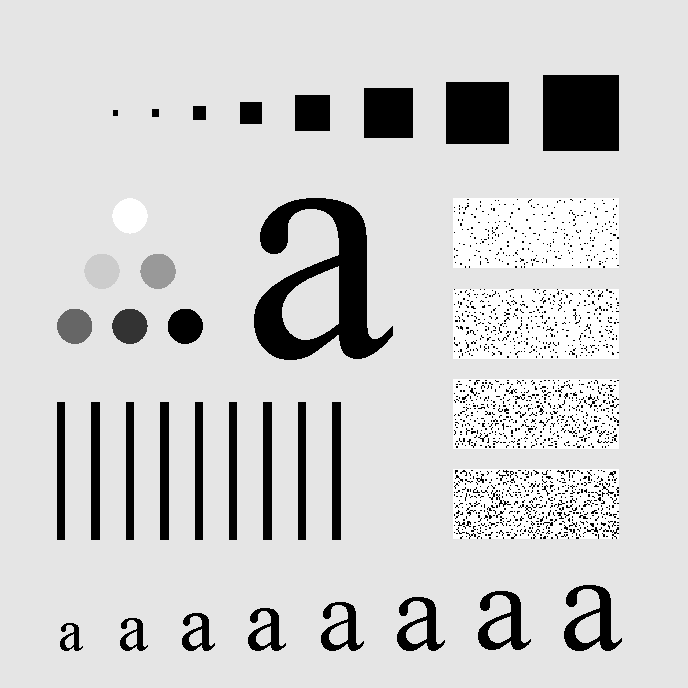
#> input picture PDI_TP3/Fig0448(a)(characters_test_pattern).tif, 688 x 688 px
$ jupyter execute Tp3-1.ipynb
#> lines starting #> are read from the running program, lines starting #| are printed output that depends on the picture
[cell 1]
# --- Filtros Pasa Bajos Promedio en JupyterLite ---
import matplotlib.pyplot as plt
from PIL import Image
import numpy as np
from scipy.signal import convolve2d

# Cargar la imagen original
I = Image.open("Fig0448(a)(characters_test_pattern).tif").convert("L")
#> I is the input picture: PIL image 688x688 L; min 0, max 255, mean 207.3
I = np.array(I, dtype=float) / 255.0  # Normalizar
#> I: shape (688, 688) float64

# Definir los tamaños de máscara
mask_sizes = [3, 5, 9, 15, 25, 35, 45, 55]

# Crear función de filtro promedio
def filtro_promedio(img, n):
    kernel = np.ones((n, n)) / (n * n)
    return convolve2d(img, kernel, mode='same', boundary='symm')

# Mostrar resultados
plt.figure(figsize=(16, 8))
plt.suptitle("Filtros Pasa Bajos Promedio", fontsize=16)

# Imagen original
plt.subplot(2, 4, 1)
plt.imshow(I, cmap='gray')
plt.title("Original")
plt.axis('off')

# Aplicar los filtros y mostrar
for i, n in enumerate(mask_sizes[:7], start=2):
    filtrada = filtro_promedio(I, n)
    plt.subplot(2, 4, i)
    plt.imshow(filtrada, cmap='gray')
    plt.title(f"Máscara {n}x{n}")
    plt.axis('off')
#> this loop made 7 passes
#> pass 1, `filtrada = filtro_promedio(I, n)`:
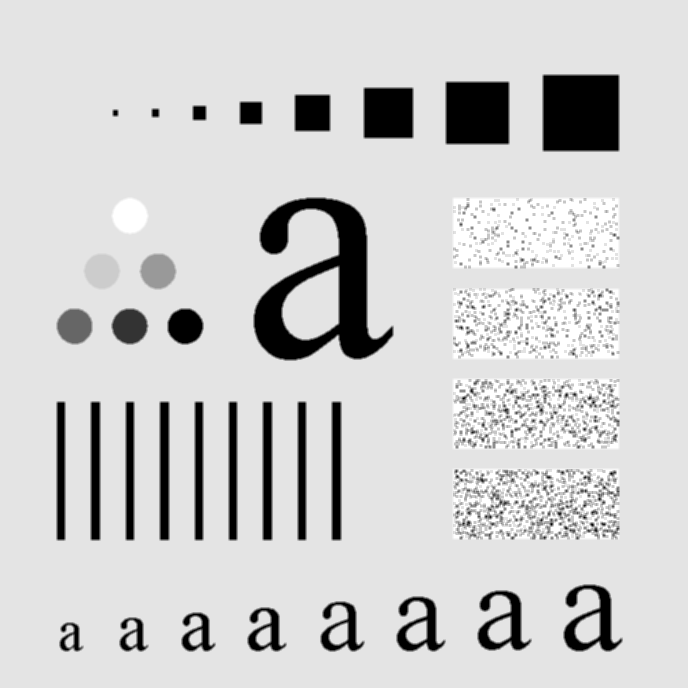
#> filtrada: shape (688, 688) float64; min 0, max 1, mean 0.813
#> pass 3, `filtrada = filtro_promedio(I, n)`:
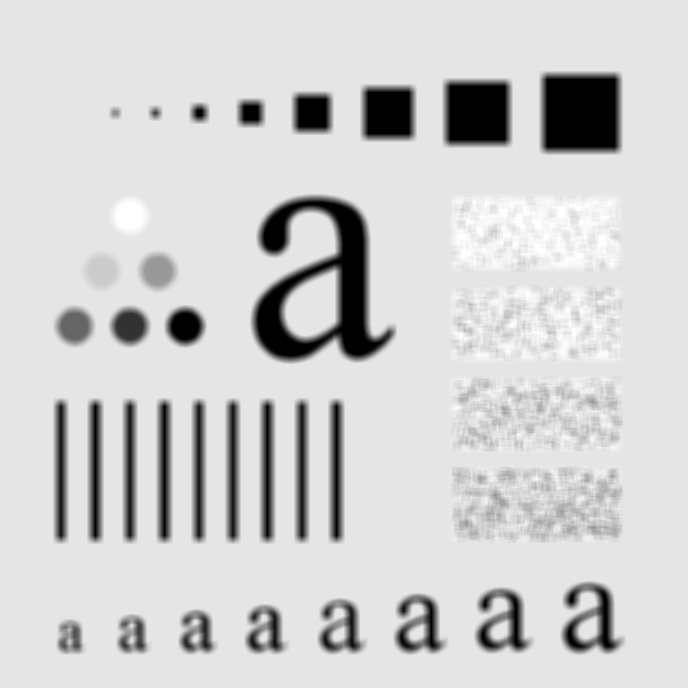
#> filtrada: shape (688, 688) float64; min 0, max 1, mean 0.813

plt.tight_layout()
plt.show()
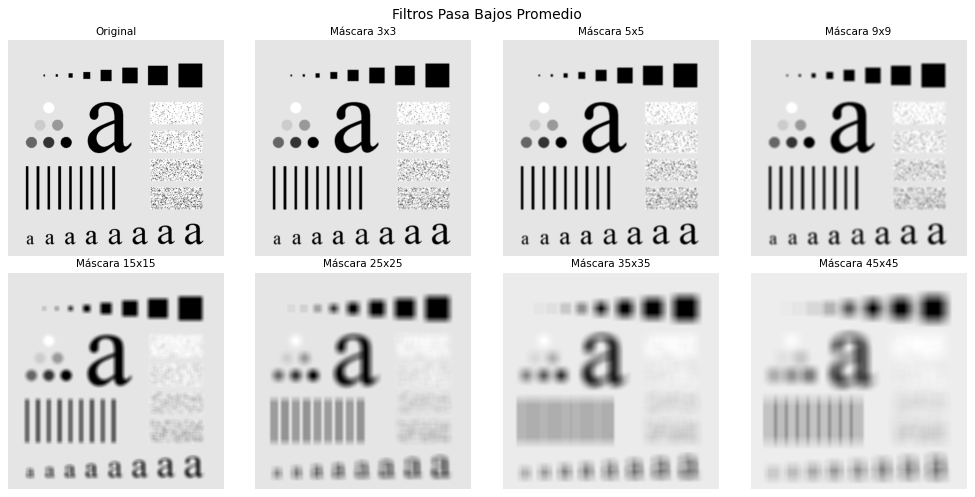
#> figure drawn by matplotlib, 8 panels
